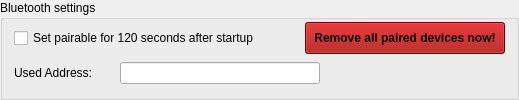
       <widget class="QGroupBox" name="groupBoxBluetoothAdapter">
        <property name="sizePolicy">
         <sizepolicy hsizetype="Expanding" vsizetype="Fixed">
          <horstretch>0</horstretch>
          <verstretch>0</verstretch>
         </sizepolicy>
        </property>
        <property name="title">
         <string>Bluetooth settings</string>
        </property>
        <layout class="QVBoxLayout" name="verticalLayout_34">
         <property name="topMargin">
          <number>0</number>
         </property>
         <property name="bottomMargin">
          <number>0</number>
         </property>
         <item>
          <widget class="QWidget" name="widget" native="true">
           <property name="sizePolicy">
            <sizepolicy hsizetype="Expanding" vsizetype="Preferred">
             <horstretch>0</horstretch>
             <verstretch>0</verstretch>
            </sizepolicy>
           </property>
           <layout class="QHBoxLayout" name="btsettings">
            <property name="leftMargin">
             <number>0</number>
            </property>
            <property name="topMargin">
             <number>0</number>
            </property>
            <property name="rightMargin">
             <number>0</number>
            </property>
            <property name="bottomMargin">
             <number>0</number>
            </property>
            <item>
             <widget class="QCheckBox" name="checkBoxBluetoothAutoPair">
              <property name="sizePolicy">
               <sizepolicy hsizetype="Minimum" vsizetype="Fixed">
                <horstretch>0</horstretch>
                <verstretch>0</verstretch>
               </sizepolicy>
              </property>
              <property name="minimumSize">
               <size>
                <width>0</width>
                <height>32</height>
               </size>
              </property>
              <property name="maximumSize">
               <size>
                <width>16777215</width>
                <height>32</height>
               </size>
              </property>
              <property name="text">
               <string>Set pairable for 120 seconds after startup</string>
              </property>
             </widget>
            </item>
            <item>
             <spacer name="horizontalSpacer_2">
              <property name="orientation">
               <enum>Qt::Horizontal</enum>
              </property>
              <property name="sizeHint" stdset="0">
               <size>
                <width>40</width>
                <height>20</height>
               </size>
              </property>
             </spacer>
            </item>
            <item>
             <widget class="QPushButton" name="pushButtonUnpair">
              <property name="sizePolicy">
               <sizepolicy hsizetype="Fixed" vsizetype="Fixed">
                <horstretch>0</horstretch>
                <verstretch>0</verstretch>
               </sizepolicy>
              </property>
              <property name="minimumSize">
               <size>
                <width>200</width>
                <height>32</height>
               </size>
              </property>
              <property name="maximumSize">
               <size>
                <width>16777215</width>
                <height>32</height>
               </size>
              </property>
              <property name="font">
               <font>
                <weight>75</weight>
                <bold>true</bold>
               </font>
              </property>
              <property name="styleSheet">
               <string notr="true">background-color: rgb(164, 0, 0);
outline: none;</string>
              </property>
              <property name="text">
               <string>Remove all paired devices now!</string>
              </property>
             </widget>
            </item>
           </layout>
          </widget>
         </item>
         <item>
          <widget class="QWidget" name="horizontalWidget" native="true">
           <property name="sizePolicy">
            <sizepolicy hsizetype="Expanding" vsizetype="Preferred">
             <horstretch>0</horstretch>
             <verstretch>0</verstretch>
            </sizepolicy>
           </property>
           <layout class="QFormLayout" name="formLayout_27">
            <property name="leftMargin">
             <number>0</number>
            </property>
            <property name="topMargin">
             <number>0</number>
            </property>
            <property name="bottomMargin">
             <number>0</number>
            </property>
            <item row="0" column="0">
             <widget class="QLabel" name="labelBluetoothAdapterAddress">
              <property name="sizePolicy">
               <sizepolicy hsizetype="Preferred" vsizetype="Preferred">
                <horstretch>0</horstretch>
                <verstretch>0</verstretch>
               </sizepolicy>
              </property>
              <property name="minimumSize">
               <size>
                <width>100</width>
                <height>0</height>
               </size>
              </property>
              <property name="text">
               <string>Used Address:</string>
              </property>
             </widget>
            </item>
            <item row="0" column="1">
             <widget class="QLineEdit" name="lineEditExternalBluetoothAdapterAddress">
              <property name="sizePolicy">
               <sizepolicy hsizetype="Fixed" vsizetype="Fixed">
                <horstretch>0</horstretch>
                <verstretch>0</verstretch>
               </sizepolicy>
              </property>
              <property name="minimumSize">
               <size>
                <width>200</width>
                <height>0</height>
               </size>
              </property>
              <property name="maximumSize">
               <size>
                <width>200</width>
                <height>16777215</height>
               </size>
              </property>
             </widget>
            </item>
           </layout>
          </widget>
         </item>
        </layout>
       </widget>
